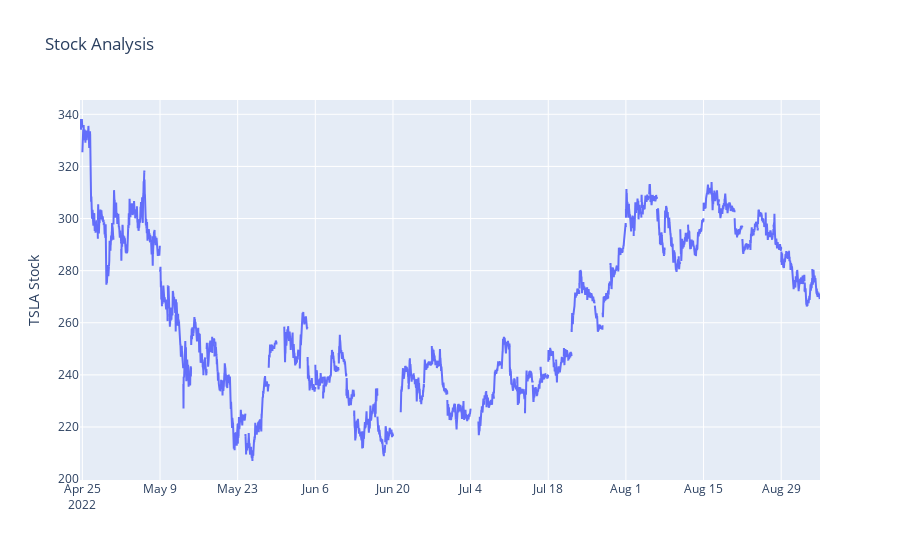

Here is the notebook cell this chart was saved with:
### Code cell
plot_timeseries(tsla)

### Figure 1 — Plotly figure (JSON) as saved in the notebook; plotly's stock layout.template omitted (floating-point values rounded to 4 significant figures; data arrays with more than 128 entries replaced by an {"elided": "..."} marker saying what was removed)
{"data": [{"type": "scatter", "x": {"elided": "36000 str values"}, "y": {"elided": "36000 float values"}}], "layout": {"autosize": true, "title": {"text": "Stock Analysis"}, "xaxis": {"autorange": true, "range": ["2022-04-22 14:01", "2022-09-02 15:59"], "rangebreaks": [{"bounds": ["sat", "mon"]}, {"bounds": [16, 9.5], "pattern": "hour"}], "rangeslider": {"visible": false, "yaxis": {}}, "type": "date"}, "yaxis": {"autorange": true, "range": [199.7, 345.5], "title": {"text": "TSLA Stock"}, "type": "linear"}}}
